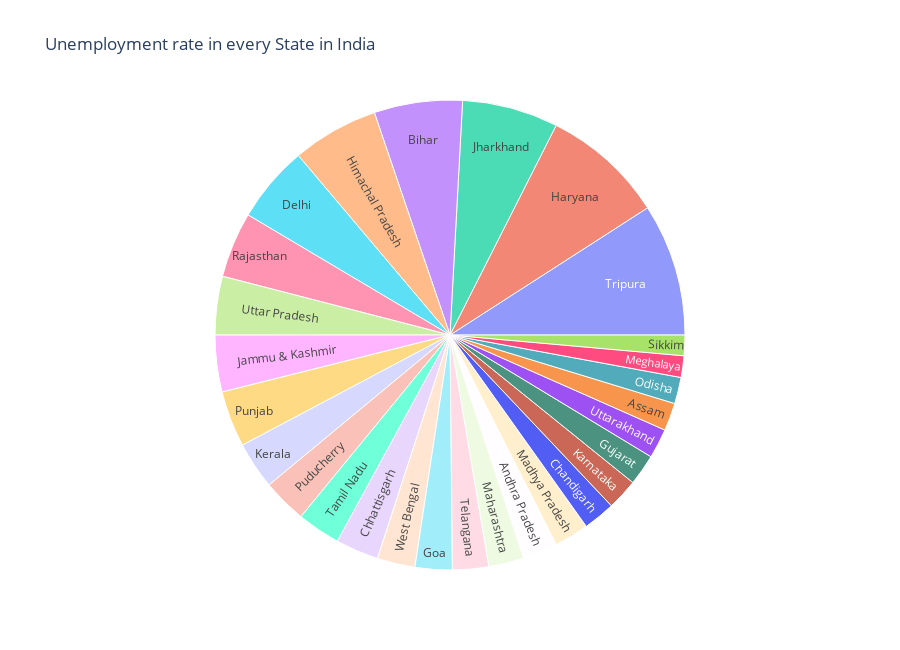

The notebook cell this image was saved under:
### Code cell
unemployment1 = unemployment[["Region", 'Estimated Unemployment Rate (%)']]

fig = px.sunburst(unemployment1, path=['Region'], values='Estimated Unemployment Rate (%)',
                  title= 'Unemployment rate in every State in India', height=650)
fig.show()

### Figure 1 — Plotly figure (JSON) as saved in the notebook; plotly's stock layout.template omitted (floating-point values rounded to 4 significant figures)
{"data": [{"branchvalues": "total", "domain": {"x": [0, 1], "y": [0, 1]}, "hovertemplate": "labels=%{label}<br>Estimated Unemployment Rate (%)=%{value}<br>parent=%{parent}<br>id=%{id}<extra></extra>", "ids": ["Andhra Pradesh", "Assam", "Bihar", "Chandigarh", "Chhattisgarh", "Delhi", "Goa", "Gujarat", "Haryana", "Himachal Pradesh", "Jammu & Kashmir", "Jharkhand", "Karnataka", "Kerala", "Madhya Pradesh", "Maharashtra", "Meghalaya", "Odisha", "Puducherry", "Punjab", "Rajasthan", "Sikkim", "Tamil Nadu", "Telangana", "Tripura", "Uttar Pradesh", "Uttarakhand", "West Bengal"], "labels": ["Andhra Pradesh", "Assam", "Bihar", "Chandigarh", "Chhattisgarh", "Delhi", "Goa", "Gujarat", "Haryana", "Himachal Pradesh", "Jammu & Kashmir", "Jharkhand", "Karnataka", "Kerala", "Madhya Pradesh", "Maharashtra", "Meghalaya", "Odisha", "Puducherry", "Punjab", "Rajasthan", "Sikkim", "Tamil Nadu", "Telangana", "Tripura", "Uttar Pradesh", "Uttarakhand", "West Bengal"], "name": "", "parents": ["", "", "", "", "", "", "", "", "", "", "", "", "", "", "", "", "", "", "", "", "", "", "", "", "", "", "", ""], "type": "sunburst", "values": [209.4, 167.1, 529.7, 191.9, 258.7, 461.9, 222.6, 186.6, 735.9, 519.1, 340.0, 576.4, 186.9, 283.5, 207.4, 211.6, 129.6, 158.4, 265.6, 336.9, 393.6, 123.2, 260.0, 216.7, 793.8, 351.4, 177.7, 227.5]}], "layout": {"height": 650, "legend": {"tracegroupgap": 0}, "title": {"text": "Unemployment rate in every State in India"}}}
